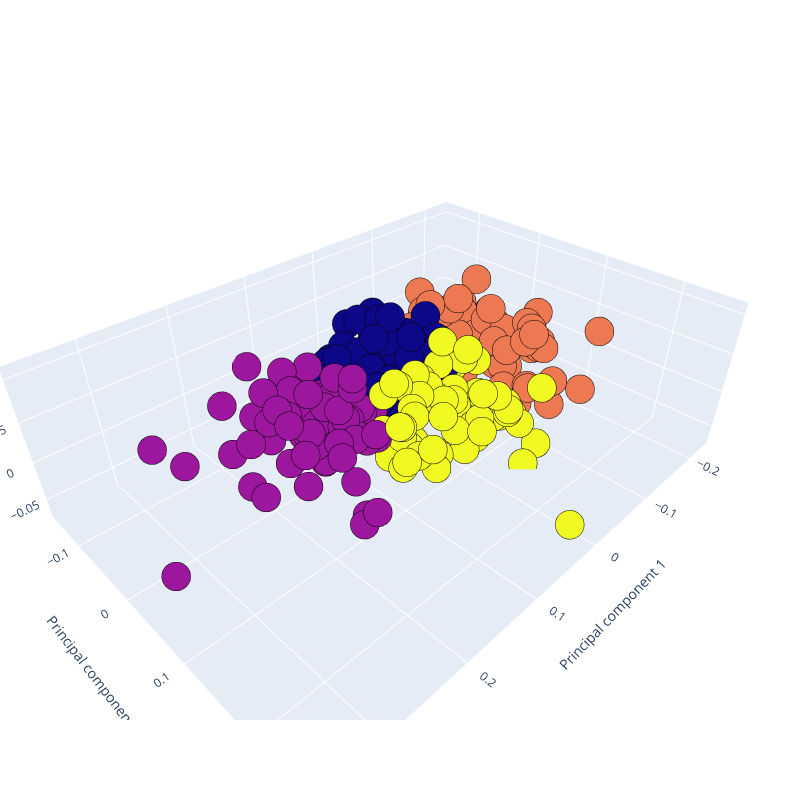

The notebook cell this image was saved under:
### Markdown cell above
# 4 clusters 3D

### Code cell
Scene = dict(xaxis = dict(title  = 'Principal component 1'),yaxis = dict(title  = 'Principal component 2'),zaxis = dict(title  = 'Principal component 3'))

# model.labels_ is nothing but the predicted clusters i.e y_clusters
labels = model4.labels_
trace = go.Scatter3d(x=X_pca3[:, 0], y=X_pca3[:, 1], z=X_pca3[:, 2], mode='markers',marker=dict(color = labels, size= 10, line=dict(color= 'black',width = 10)))
layout = go.Layout(margin=dict(l=0,r=0),scene = Scene,height = 800,width = 800)
data = [trace]
fig = go.Figure(data = data, layout = layout)
fig.show()
fig.write_html("4clusters.html")

### Figure 1 — Plotly figure (JSON) as saved in the notebook; plotly's stock layout.template omitted (floating-point values rounded to 4 significant figures; data arrays with more than 128 entries replaced by an {"elided": "..."} marker saying what was removed)
{"data": [{"marker": {"color": {"elided": "297 int values"}, "line": {"color": "black", "width": 10}, "size": 10}, "mode": "markers", "type": "scatter3d", "x": {"elided": "297 float values"}, "y": {"elided": "297 float values"}, "z": {"elided": "297 float values"}}], "layout": {"height": 800, "margin": {"l": 0, "r": 0}, "scene": {"xaxis": {"title": {"text": "Principal component 1"}}, "yaxis": {"title": {"text": "Principal component 2"}}, "zaxis": {"title": {"text": "Principal component 3"}}}, "width": 800}}
